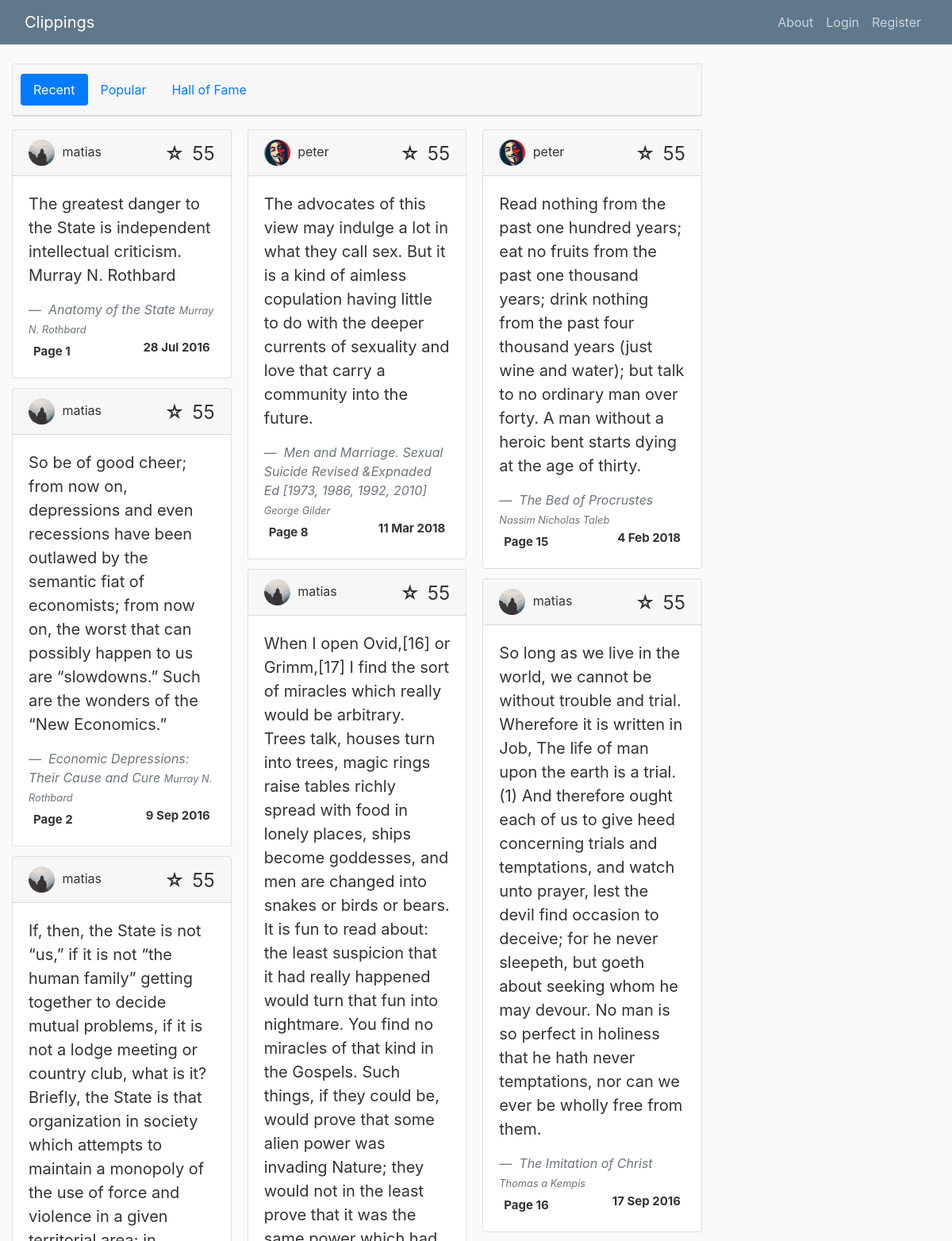
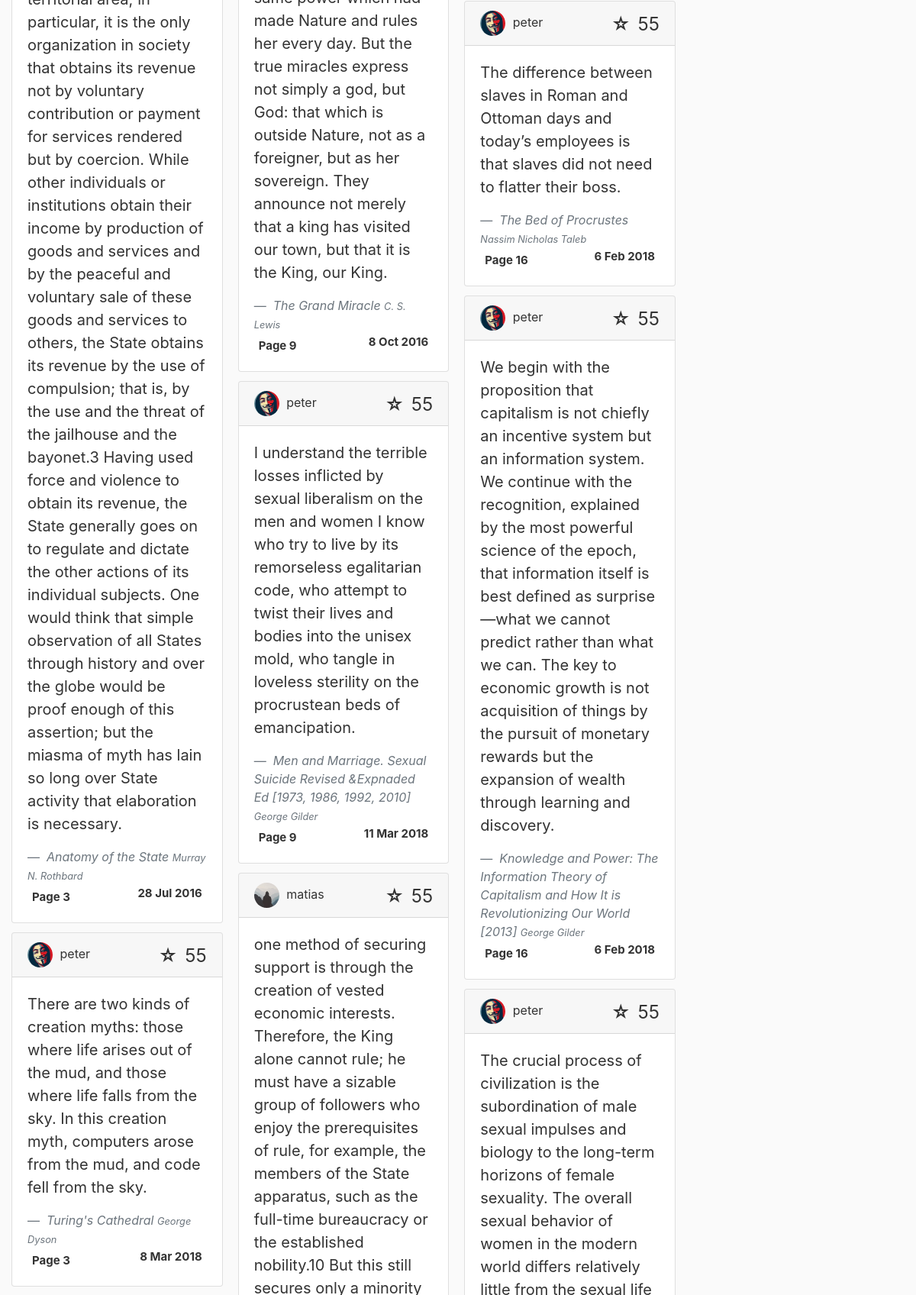
The app's page /discover (upper part) with its own data (2 pictures, top to bottom).
### clippings/models.py (models this page shows, shortened)
class Clip(db.Model):
    id = db.Column(db.Integer, primary_key=True)
    title = db.Column(db.String(400), nullable=False)
    author = db.Column(db.String(400), nullable=False)
    page = db.Column(db.Integer, nullable=False)
    location = db.Column(db.String(20), nullable=False)
    date = db.Column(db.DateTime, nullable=False, default=datetime.utcnow)
    clipping = db.Column(db.Text, nullable=False)
    is_favorite = db.Column(db.Boolean, default=False, nullable=False)
    user_id = db.Column(db.Integer, db.ForeignKey('user.id'), nullable=False)

class User(db.Model, UserMixin):
    id = db.Column(db.Integer, primary_key=True)
    username = db.Column(db.String(20), unique=True, nullable=False)
    email = db.Column(db.String(120), unique=True, nullable=False)
    image_file = db.Column(db.String(20), nullable=False, default='default.jpg')
    password = db.Column(db.String(60), nullable=False)
    posts = db.relationship('Post', backref='author', lazy=True)
    likes = db.relationship('Clip', secondary=likes, backref='liked_by', lazy=True)

### clippings/clips/routes.py (the view)
@clips.route("/discover", methods=['GET', 'POST'])
def discover():
    page = request.args.get('page', 1, type=int)
    clips = Clip.query.order_by(Clip.page.asc()).paginate(per_page=70, page=page)
    users = []
    for clip in clips.items:
        user = User.query.get(clip.user_id)
        users.append(user)
    clips_users_zip = zip(clips.items,users)
    clips_users = list(clips_users_zip)
    return render_template('discover.html.j2', clips_users=clips_users, clips=clips)

### clippings/templates/discover.html.j2 (shortened to what this page needs)
{% extends 'layout.html.j2' %}
{% block content %}
<div class="card text-center mb-3" style="min-width: 100%;">
    <div class="card-header navbar navbar-light ">
        <ul class="nav nav-pills card-header-pills">
        <li class="nav-item">
            <a class="nav-item nav-link active" nav-link active" href="#">Recent</a>
        </li>
        <li class="nav-item">
            <a class="nav-link" href="#">Popular</a>
        </li>
        <li class="nav-item">
            <a class="nav-link" href="#">Hall of Fame</a>
        </li>
        </ul>
    </div>
 </div>
 <div class="card-columns">
        {% for cu in clips_users %}
        <div class="card" style="">
                <div class="card-header">
                <img class="rounded-circle header-img" src="{{ url_for('static', filename='profile_pics/' + cu[1].image_file) }}">
                {{cu[1].username}}
                <span class="float-right" style="font-size:1.5rem;">55 </span>
                <span class="badge float-right" style="font-size:1.5rem;">&#x2606;</span>
                </div>
                <div class="card-body">
                    <blockquote class="blockquote mb-0">
                        <p>{{ cu[0].clipping }}</p>
                        <footer class="blockquote-footer">
                            <cite title="title, author"> {{ cu[0].title }}
                                <small>{{ cu[0].author }}</small>
                            </cite>
                        </footer>
                        <div class="badge"> Page {{ cu[0].page }} </div>
                        <span class="badge float-right">{{ cu[0].date.strftime("%-d %b %Y") }}</span>
                    </blockquote>
                </div>
        </div>
        {% endfor %}
</div>
{% endblock content %}

### clippings/static/main.css (style rules this page uses)
body { background: #fafafa; color: #333333; margin-top: 5rem; }
.header-img { height: 33px; width: 33px; margin-right: 5px; }

### records on screen
Clip: image_file (placeholder picture), username "matias", clipping "The greatest danger to the State is independent intellectual criticism. Murray N. Rothbard", title "Anatomy of the State", author "Murray N. Rothbard", page "1", date "28 Jul 2016"
Clip: image_file (placeholder picture), username "matias", clipping "So be of good cheer; from now on, depressions and even recessions have been outlawed by the semantic fiat of economists; from now on, the worst that can possibly happen to us are “slowdowns.” Such are the wonders of the “New Economics.”", title "Economic Depressions: Their Cause and Cure", author "Murray N. Rothbard", page "2", date "9 Sep 2016"
Clip: image_file (placeholder picture), username "matias", clipping "If, then, the State is not “us,” if it is not “the human family” getting together to decide mutual problems, if it is not a lodge meeting or country club, what is it? Briefly, the State is that organization in society which attempts to maintain a monopoly of the use of force and violence in a given territorial area; in particular, it is the only organization in society that obtains its revenue not by voluntary contribution or payment for services rendered but by coercion. While other individuals or institutions obtain their income by production of goods and services and by the peaceful and voluntary sale of these goods and services to others, the State obtains its revenue by the use of…", title "Anatomy of the State", author "Murray N. Rothbard", page "3", date "28 Jul 2016"
Clip: image_file (picture), username "peter", clipping "There are two kinds of creation myths: those where life arises out of the mud, and those where life falls from the sky. In this creation myth, computers arose from the mud, and code fell from the sky.", title "Turing's Cathedral", author "George Dyson", page "3", date "8 Mar 2018"
Clip: image_file (picture), username "peter", clipping "The advocates of this view may indulge a lot in what they call sex. But it is a kind of aimless copulation having little to do with the deeper currents of sexuality and love that carry a community into the future.", title "Men and Marriage. Sexual Suicide Revised &Expnaded Ed [1973, 1986, 1992, 2010]", author "George Gilder", page "8", date "11 Mar 2018"
Clip: image_file (placeholder picture), username "matias", clipping "When I open Ovid,[16] or Grimm,[17] I find the sort of miracles which really would be arbitrary. Trees talk, houses turn into trees, magic rings raise tables richly spread with food in lonely places, ships become goddesses, and men are changed into snakes or birds or bears. It is fun to read about: the least suspicion that it had really happened would turn that fun into nightmare. You find no miracles of that kind in the Gospels. Such things, if they could be, would prove that some alien power was invading Nature; they would not in the least prove that it was the same power which had made Nature and rules her every day. But the true miracles express not simply a god, but God: that which is…", title "The Grand Miracle", author "C. S. Lewis", page "9", date "8 Oct 2016"
Clip: image_file (picture), username "peter", clipping "I understand the terrible losses inflicted by sexual liberalism on the men and women I know who try to live by its remorseless egalitarian code, who attempt to twist their lives and bodies into the unisex mold, who tangle in loveless sterility on the procrustean beds of emancipation.", title "Men and Marriage. Sexual Suicide Revised &Expnaded Ed [1973, 1986, 1992, 2010]", author "George Gilder", page "9", date "11 Mar 2018"
Clip: image_file (placeholder picture), username "matias"
Clip: image_file (picture), username "peter", clipping "Read nothing from the past one hundred years; eat no fruits from the past one thousand years; drink nothing from the past four thousand years (just wine and water); but talk to no ordinary man over forty. A man without a heroic bent starts dying at the age of thirty.", title "The Bed of Procrustes", author "Nassim Nicholas Taleb", page "15", date "4 Feb 2018"
Clip: image_file (placeholder picture), username "matias", clipping "So long as we live in the world, we cannot be without trouble and trial. Wherefore it is written in Job, The life of man upon the earth is a trial.(1) And therefore ought each of us to give heed concerning trials and temptations, and watch unto prayer, lest the devil find occasion to deceive; for he never sleepeth, but goeth about seeking whom he may devour. No man is so perfect in holiness that he hath never temptations, nor can we ever be wholly free from them.", title "The Imitation of Christ", author "Thomas a Kempis", page "16", date "17 Sep 2016"
Clip: image_file (picture), username "peter", clipping "The difference between slaves in Roman and Ottoman days and today’s employees is that slaves did not need to flatter their boss.", title "The Bed of Procrustes", author "Nassim Nicholas Taleb", page "16", date "6 Feb 2018"
Clip: image_file (picture), username "peter", clipping "We begin with the proposition that capitalism is not chiefly an incentive system but an information system. We continue with the recognition, explained by the most powerful science of the epoch, that information itself is best defined as surprise—what we cannot predict rather than what we can. The key to economic growth is not acquisition of things by the pursuit of monetary rewards but the expansion of wealth through learning and discovery.", title "Knowledge and Power: The Information Theory of Capitalism and How It is Revolutionizing Our World [2013]", author "George Gilder", page "16", date "6 Feb 2018"
Clip: image_file (picture), username "peter"
